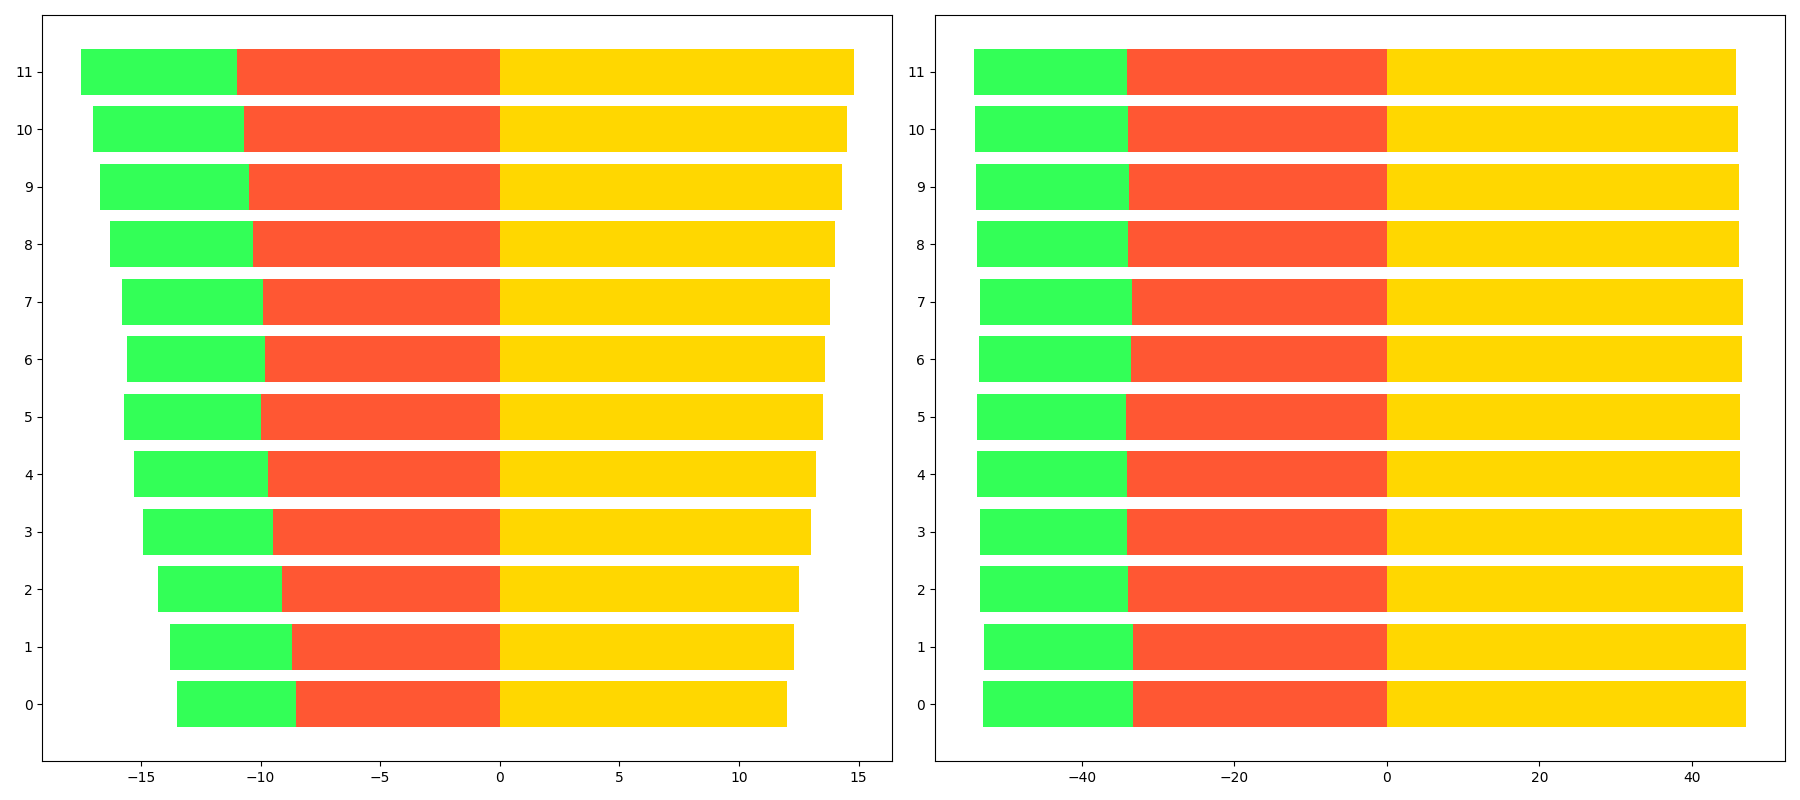

The Python source for this figure:
import matplotlib.pyplot as plt
import numpy as np

months = ["Jan", "Feb", "Mar", "Apr", "May", "Jun", "Jul", "Aug", "Sep", "Oct", "Nov", "Dec"]

plastic_recycling = np.array([8.5, 8.7, 9.1, 9.5, 9.7, 10.0, 9.8, 9.9, 10.3, 10.5, 10.7, 11.0])
glass_recycling = np.array([5.0, 5.1, 5.2, 5.4, 5.6, 5.7, 5.8, 5.9, 6.0, 6.2, 6.3, 6.5])
paper_recycling = np.array([12.0, 12.3, 12.5, 13.0, 13.2, 13.5, 13.6, 13.8, 14.0, 14.3, 14.5, 14.8])

fig, ax = plt.subplots(nrows=1, ncols=2, figsize=(18, 8))
x_indexes = np.arange(len(months))

ax[0].barh(x_indexes, paper_recycling, color='#FFD700')
ax[0].barh(x_indexes, -plastic_recycling, color='#FF5733')
ax[0].barh(x_indexes, -glass_recycling, color='#33FF57', left=-plastic_recycling)

ax[0].set_yticks(x_indexes)

total_recycling = plastic_recycling + glass_recycling + paper_recycling
plastic_percentage = (plastic_recycling / total_recycling) * 100
glass_percentage = (glass_recycling / total_recycling) * 100
paper_percentage = (paper_recycling / total_recycling) * 100

ax[1].barh(x_indexes, paper_percentage, color='#FFD700')
ax[1].barh(x_indexes, -plastic_percentage, color='#FF5733')
ax[1].barh(x_indexes, -glass_percentage, color='#33FF57', left=-plastic_percentage)

ax[1].set_yticks(x_indexes)

plt.tight_layout()
plt.show()
